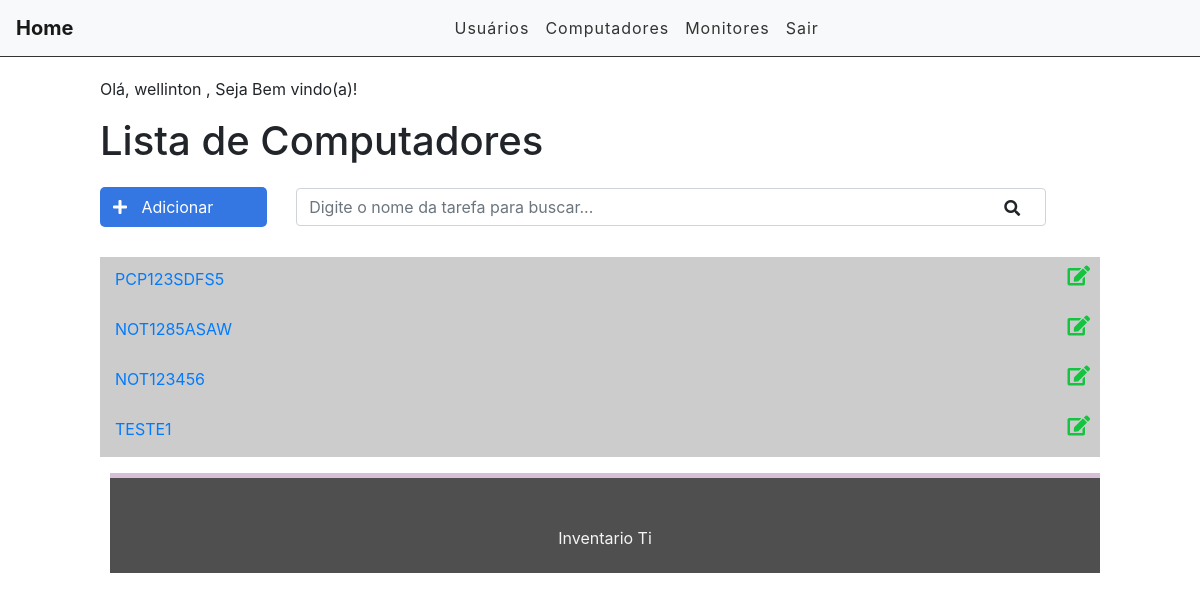
Screenshot of /computadores/computadores/maquinas (signed in) with the database file from the repository.
### computadores/models.py (models this page shows, shortened)
class Maquinas(models.Model):
    TIPO = (('PCP', 'DESKTOP'),('NOT', 'NOTEBOOK'),)
    tipo = models.CharField(max_length=3, choices=TIPO, blank=False, null=False, default='PCP')
    nome_pc = models.CharField(max_length=30)
    modelo = models.CharField(max_length=30)
    processador = models.CharField(max_length=20)
    ano_compra = models.CharField(max_length=5)
    service_tag = models.CharField(max_length=15)
    memoria_ram = models.CharField(max_length=10)
    armazenamento = models.CharField(max_length=10)
    STATUS = (('DSP', 'Disponivel'), ('OCP', 'Ocupado'),)
    status = models.CharField(max_length=15, choices=STATUS, blank=False, null=False, default='Disponivel' )
    class Meta:
        verbose_name_plural = "Maquina"

### computadores/views.py (the view)
# urls.py: path('computadores/maquinas', views.maquinasList, name='maquinas_list'),
@login_required
def maquinasList(request):
    cpus = Maquinas.objects.all()
    search = request.GET.get('search')
    if search:
        cpus = cpus.filter(nome_pc__icontains=search)
    return render(request,'computadores/computadores_list.html', {'cpus': cpus})

### inventario/templates/computadores/computadores_list.html (shortened to what this page needs)
{% extends 'base2.html' %}
{% block content %}
<div class="offset-1 col-10 list-div">
    <p>Olá, {{ request.user.username }} , Seja Bem vindo(a)!</p>
    <h1>Lista de Computadores</h1>
    <div class="container dashboard">
    <a id="add-link" href="add-computador">
        <div class="col-2 add-div">
            <i class="fas fa-plus"></i> Adicionar
        </div>
    </a>
    <div class="col-9 search-div">
        <form method="GET" id="search-form">
            <input class="form-control" type="text" id="search" name="search" placeholder="Digite o nome da tarefa para buscar..." value="{{ request.GET.search }}">
            <i class="fas fa-search" id="search-btn"></i>
        </form>
    </div>
    <div class="col-12 filter-div">
    </div>
    <ul class="task-list">
        {% for cpu in cpus %}
        {% if task.done == 'doing' %}
            <li class="task-item">
        {% else %}
            <li class="task-item done">
        {% endif %}
                <span><a href="{{cpu.id}}">{{cpu.nome_pc}} </a></span>
                <a href="edit/{{cpu.id}}"><span><i class="fas fa-edit"></i></span></a>
            </li>
        {% endfor %}
    </ul>
</div>
{% endblock %}

### inventario/static/css/style.css (style rules this page uses)
.dashboard { padding: 0; width: 100%; display: block; }
.dashboard span { font-size: 16px; display: block; width: 100%; margin-left: 0; }
#add-link { text-decoration: none; }
.add-div { background-color: #3476e2; cursor: pointer; display: inline-block; color: #FFF; padding: 8px; border-radius: 5px; margin-right: 25px; }
.fas.fa-plus { color: #FFF; margin-right: 10px; margin-left: 5px; }
.fas.fa-search { position: absolute; top: 12px; right: 26px; cursor: pointer; }
.search-div { padding: 0; margin-right: 0%; margin-left: 0; margin-top: 15px; margin-bottom: 15px; display: inline-block; }
.filter-div { margin-bottom: 15px; padding: 0; }
.list-div { padding: 0; }
.task-list { padding-left: 0; }
.task-item { list-style: none; font-size: 20px; height: 50px; padding: 0 15px; padding-top: 10px; border-bottom: 1px dashed #CCC; }
.task-item.done { background-color: #CCC; }
.fas.fa-edit { color: #13c43f; cursor: pointer; margin: 5px; font-size: 20px; float: right; position: relative; bottom: 30px; left:10px; }

### rows the page displays
Maquinas: nome_pc "PCP123SDFS5"
Maquinas: nome_pc "NOT1285ASAW"
Maquinas: nome_pc "NOT123456"
Maquinas: nome_pc "TESTE1"

### other values shown
{{ request.user.username }} "wellinton"
